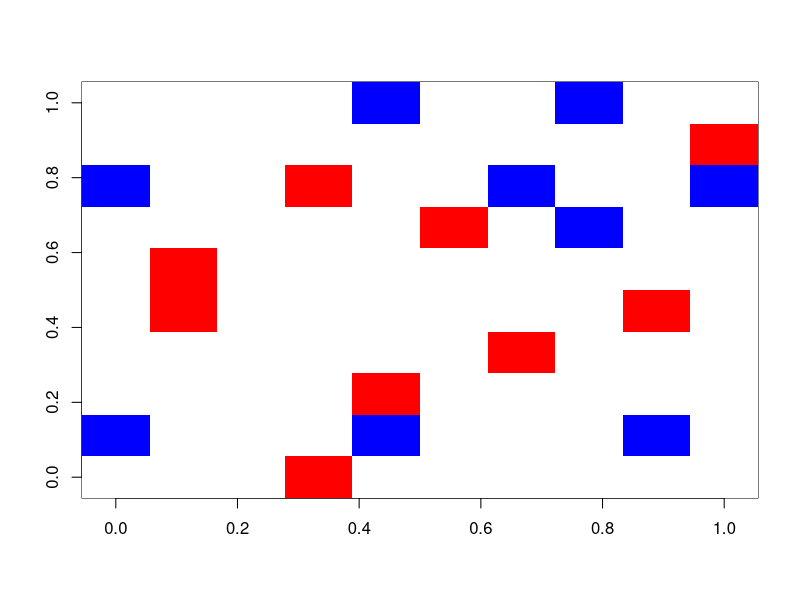
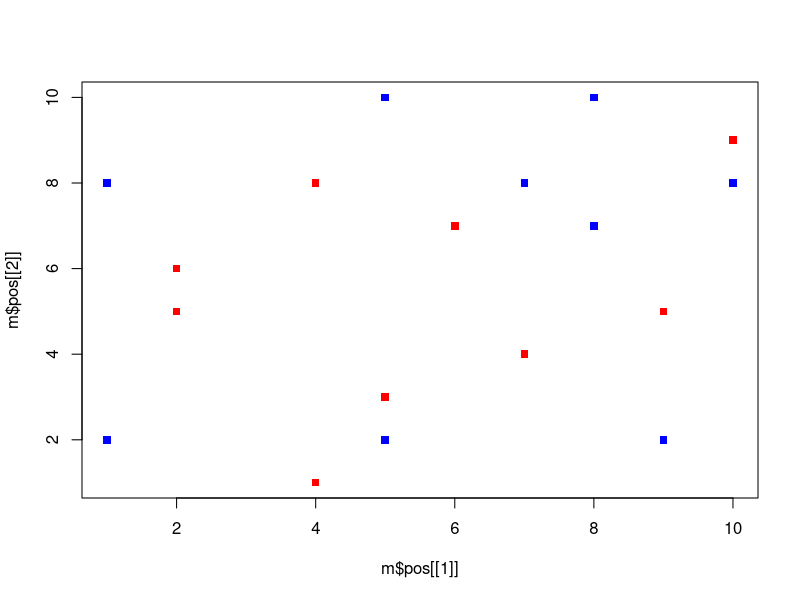
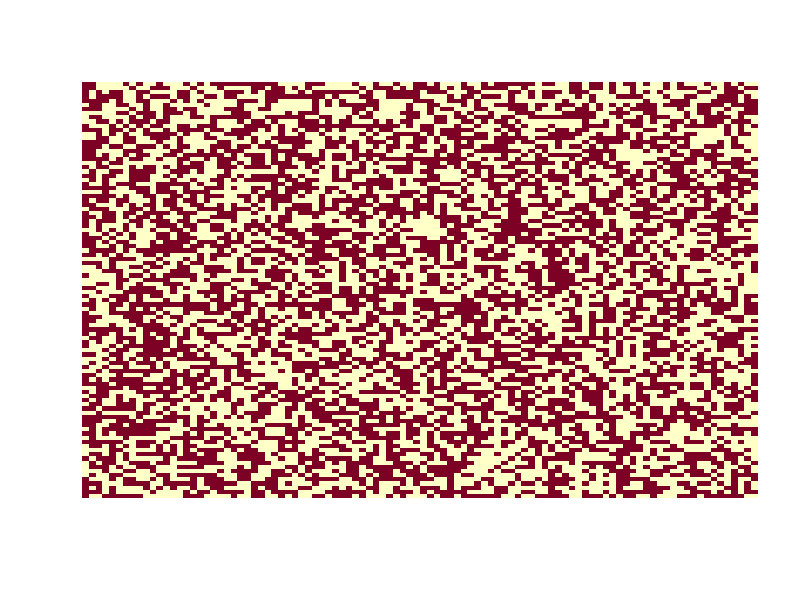

R code for these plots, in order:
# STA135 - HW02 - BML traffic model
# 20130125 - Hugh Crockford

# build area and populate

# this version can have cars in same position!!!

buildMap = function(p,pc=0.5,r=100,c=100){ 	# p - percent covered, pc = percent red.
	if( p>1 | p<0){
		print("invalid p")
	}
	n 	= r * c * p
	nred 	= n * pc
	nblue 	= n * (1 - pc)
	dimcar 	= c(r,c,p,n,pc,nred,nblue)
	nom=c("rows","column","pc_covered","n_cars","pc_red","n_red","n_blue")
	names(dimcar) = nom	
	pos 	= data.frame(x = sample(1:c,n,replace = TRUE), y = sample(1:r,n, replace = TRUE), col = rep(c(1,2),c(nred,nblue)))
	cars = list("dim" = dimcar, "pos" = pos)
	#	class(cars) = Bmap
	return(cars)
}	

m = buildMap(.2,.5,10,10)

# put this inside plot.bml?

grid = matrix(0,m$dim["rows"],m$dim["column"])
grid[ as.matrix(m$pos[m$pos["col"] == 1 ,c("x","y") ])] = 1
grid[ as.matrix(m$pos[m$pos["col"] == 2 ,c("x","y") ])] = 2
image(grid,col=c("white","red","blue"))



setClass("bml",representation(dim="numeric",pos="data.frame"))
class(m) = "bml"

plot(m$pos[[1]],m$pos[[2]], col = c("red","blue")[m$pos[[3]]],pch=15)

plot.bml = function(x){

}

# try to get whole image scaled on size - 
# dev.new and X11.options in plot call.
# pixels/inch?

# develop class and plot.method



# move cars

############################3
# try as matrix
###############################

m = matrix(sample(0:1,10000,replace = TRUE),100,100)
image(m,axes = FALSE)

buildMap = function(p,pc=0.5,r=100,c=100){ 	# p - percent covered, pc = percent red.
	n = r*c 	#total number spaces
	ncars = p*n
	cars = sample(1:n, ncars, replace = TRUE)	# where to put cars
	map = rep(0,n)
	map[cars] = sample(c(1,2),replace = TRUE)
	m = matrix(map,r,c)
	return(m)
}
	

####### alt method to chose where cars go - cannot repeat same car.
map = function(p,pc,r,c){
	n = p * r * c
	nred = n*pc
	nblue = n*(1-pc)
	all = data.frame(x=rep(1:r,each = c),y=1:c)
	pos = all[sample(1:(r*c),n),]
	pos$col = c(rep(1,nred),rep(2,nblue))
	return(pos)
}
